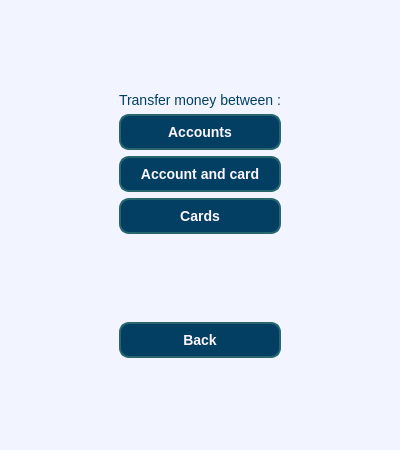
<?xml version="1.0" encoding="UTF-8"?>
<ui version="4.0">
 <class>payments_window</class>
 <widget class="QWidget" name="payments_window">
  <property name="geometry">
   <rect>
    <x>0</x>
    <y>0</y>
    <width>400</width>
    <height>450</height>
   </rect>
  </property>
  <property name="windowTitle">
   <string>payments_window</string>
  </property>
  <property name="styleSheet">
   <string notr="true">QWidget {
    background-color: rgb(242, 244, 255); /* Светлый фон */
}
QLabel {
    color: rgb(3, 63, 99); /* Темный синий цвет текста */
    font-size: 14px; /* Размер шрифта */
	border-bottom: 0
}
QMessageBox {
    background-color: rgb(242, 244, 255); /* Светлый фон */
    color: rgb(3, 63, 99); /* Темно-синий цвет текста для контраста */
    border: 2px solid rgb(40, 102, 110); /* Бирюзовая обводка */
    border-radius: 8px; /* Закругленные углы */
}

QMessageBox QLabel {
    color: rgb(3, 63, 99); /* Темный цвет текста */
    font-size: 14px; /* Размер шрифта */
}
QMessageBox QPushButton {
    background-color: rgb(3, 63, 99); /* Синий фон кнопки */
    color: rgb(252, 247, 255); /* Белый цвет текста */
    border: none;
    border-radius: 5px;
    padding: 6px 12px; /* Отступы для приятного вида */
}
QMessageBox QPushButton:hover {
    background-color: rgb(40, 102, 110); /* Цвет при наведении */
}
QInputDialog {
    background-color: rgb(242, 244, 255); /* Светлый фон */
    color: rgb(3, 63, 99); /* Темно-синий цвет текста */
    border: 2px solid rgb(40, 102, 110); /* Бирюзовая обводка */
    border-radius: 8px; /* Закругленные углы */
}

QInputDialog QLabel {
    color: rgb(3, 63, 99); /* Темный синий цвет текста */
    font-size: 14px; /* Размер шрифта */
}

QInputDialog QLineEdit {
    background-color: rgb(252, 247, 255); /* Светлый фон поля ввода */
    color: rgb(3, 63, 99); /* Темный текст */
    border: 1px solid rgb(124, 152, 133); /* Граница поля ввода */
    border-radius: 5px; /* Закругленные углы поля ввода */
    padding: 4px; /* Внутренние отступы */
}

QInputDialog QPushButton {
    background-color: rgb(3, 63, 99); /* Синий фон кнопки */
    color: rgb(252, 247, 255); /* Белый цвет текста */
    border: none;
    border-radius: 5px;
    padding: 6px 12px; /* Отступы для приятного вида */
}

QInputDialog QPushButton:hover {
    background-color: rgb(40, 102, 110); /* Цвет при наведении */
}
QPushButton {
    background-color: rgb(3, 63, 99); /* Тёмно-синий основной цвет */
    color: rgb(252, 247, 255); /* Белый цвет текста */
    border: 2px solid rgb(40, 102, 110); /* Бирюзовая обводка */
    border-radius: 10px; /* Закруглённые края */
    padding: 8px 16px; /* Отступы для приятного вида */
    font-size: 14px; /* Размер шрифта */
    font-weight: bold; /* Жирный текст */
}
QPushButton:hover {
    background-color: rgb(40, 102, 110); /* Цвет кнопки при наведении */
    color: rgb(218, 223, 247); /* Голубой текст при наведении */
}
QPushButton:pressed {
    background-color: rgb(124, 152, 133); /* Цвет при нажатии */
}
QScrollArea {
    background-color: rgb(242, 244, 255); /* Светлый фон */
    border: 1px solid rgb(169, 211, 255); /* Тонкая граница */
    border-radius: 5px; /* Закругленные углы */
}
QScrollBar:vertical {
    background-color: rgb(242, 244, 255); /* Цвет фона скроллбара */
    width: 10px; /* Ширина скроллбара */
}
QScrollBar::handle:vertical {
    background-color: rgb(3, 63, 99); /* Основной цвет ползунка */
    border-radius: 5px;
    min-height: 20px; /* Минимальная высота ползунка */
}
QScrollBar::add-line:vertical, QScrollBar::sub-line:vertical {
    background: none; /* Без линий сверху и снизу */
    height: 0px;
}
</string>
  </property>
  <layout class="QGridLayout" name="gridLayout">
   <item row="3" column="1">
    <spacer name="verticalSpacer_3">
     <property name="orientation">
      <enum>Qt::Orientation::Vertical</enum>
     </property>
     <property name="sizeHint" stdset="0">
      <size>
       <width>20</width>
       <height>40</height>
      </size>
     </property>
    </spacer>
   </item>
   <item row="6" column="1">
    <spacer name="verticalSpacer">
     <property name="orientation">
      <enum>Qt::Orientation::Vertical</enum>
     </property>
     <property name="sizeHint" stdset="0">
      <size>
       <width>20</width>
       <height>40</height>
      </size>
     </property>
    </spacer>
   </item>
   <item row="2" column="1">
    <layout class="QVBoxLayout" name="verticalLayout">
     <item>
      <widget class="QPushButton" name="transfer_accounts_button">
       <property name="sizePolicy">
        <sizepolicy hsizetype="MinimumExpanding" vsizetype="Fixed">
         <horstretch>0</horstretch>
         <verstretch>0</verstretch>
        </sizepolicy>
       </property>
       <property name="text">
        <string>Accounts</string>
       </property>
      </widget>
     </item>
     <item>
      <widget class="QPushButton" name="transfer_account_card_button">
       <property name="text">
        <string>Account and card</string>
       </property>
      </widget>
     </item>
     <item>
      <widget class="QPushButton" name="transfer_cards_button">
       <property name="text">
        <string>Cards</string>
       </property>
      </widget>
     </item>
    </layout>
   </item>
   <item row="0" column="1">
    <spacer name="verticalSpacer_2">
     <property name="orientation">
      <enum>Qt::Orientation::Vertical</enum>
     </property>
     <property name="sizeHint" stdset="0">
      <size>
       <width>20</width>
       <height>40</height>
      </size>
     </property>
    </spacer>
   </item>
   <item row="2" column="0">
    <spacer name="horizontalSpacer">
     <property name="orientation">
      <enum>Qt::Orientation::Horizontal</enum>
     </property>
     <property name="sizeHint" stdset="0">
      <size>
       <width>40</width>
       <height>20</height>
      </size>
     </property>
    </spacer>
   </item>
   <item row="2" column="2">
    <spacer name="horizontalSpacer_2">
     <property name="orientation">
      <enum>Qt::Orientation::Horizontal</enum>
     </property>
     <property name="sizeHint" stdset="0">
      <size>
       <width>40</width>
       <height>20</height>
      </size>
     </property>
    </spacer>
   </item>
   <item row="4" column="1">
    <widget class="QPushButton" name="back_button">
     <property name="text">
      <string>Back</string>
     </property>
    </widget>
   </item>
   <item row="1" column="1">
    <widget class="QLabel" name="label">
     <property name="text">
      <string>Transfer money between :</string>
     </property>
    </widget>
   </item>
  </layout>
 </widget>
 <resources/>
 <connections/>
</ui>
